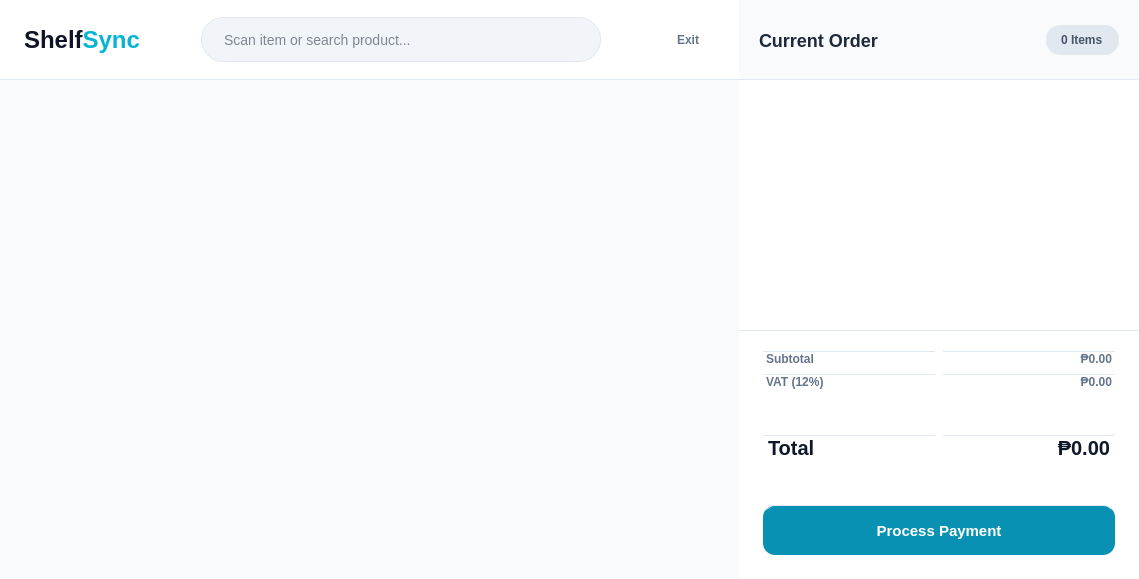
<?xml version="1.0" encoding="UTF-8"?>
<ui version="4.0">
 <class>CashierWindow</class>
 <widget class="QMainWindow" name="CashierWindow">
  <property name="geometry">
   <rect>
    <x>0</x>
    <y>0</y>
    <width>1139</width>
    <height>579</height>
   </rect>
  </property>
  <property name="styleSheet">
   <string notr="true">
    QMainWindow { background-color: #F8FAFC; }
    font-family: &quot;Segoe UI&quot;;
   </string>
  </property>
  <widget class="QWidget" name="centralwidget">
   <layout class="QHBoxLayout" name="horizontalLayout">
    <property name="spacing">
     <number>0</number>
    </property>
    <property name="leftMargin">
     <number>0</number>
    </property>
    <property name="topMargin">
     <number>0</number>
    </property>
    <property name="rightMargin">
     <number>0</number>
    </property>
    <property name="bottomMargin">
     <number>0</number>
    </property>
    <item>
     <widget class="QWidget" name="left_panel" native="true">
      <layout class="QVBoxLayout" name="verticalLayout_2">
       <property name="spacing">
        <number>0</number>
       </property>
       <property name="leftMargin">
        <number>0</number>
       </property>
       <property name="topMargin">
        <number>0</number>
       </property>
       <property name="rightMargin">
        <number>0</number>
       </property>
       <property name="bottomMargin">
        <number>0</number>
       </property>
       <item>
        <widget class="QFrame" name="header_frame">
         <property name="minimumSize">
          <size>
           <width>0</width>
           <height>80</height>
          </size>
         </property>
         <property name="styleSheet">
          <string notr="true">
            QFrame#header_frame {
                background-color: white;
                border-bottom: 1px solid #E2E8F0;
            }
          </string>
         </property>
         <layout class="QHBoxLayout" name="horizontalLayout_2">
          <property name="leftMargin">
           <number>24</number>
          </property>
          <property name="rightMargin">
           <number>24</number>
          </property>
          <item>
           <widget class="QLabel" name="lbl_logo">
            <property name="styleSheet">
             <string notr="true">font-size: 24px; font-weight: 800; color: #0F172A;</string>
            </property>
            <property name="text">
             <string>&lt;span style=&quot;color: #0F1428&quot;&gt;Shelf&lt;/span&gt;&lt;span style=&quot;color: #05B4D2;&quot;&gt;Sync&lt;/span&gt;</string>
            </property>
           </widget>
          </item>
          <item>
           <spacer name="hspacer1">
            <property name="orientation">
             <enum>Qt::Orientation::Horizontal</enum>
            </property>
            <property name="sizeHint" stdset="0">
             <size>
              <width>40</width>
              <height>20</height>
             </size>
            </property>
           </spacer>
          </item>
          <item>
           <widget class="QLineEdit" name="input_search">
            <property name="minimumSize">
             <size>
              <width>400</width>
              <height>45</height>
             </size>
            </property>
            <property name="styleSheet">
             <string notr="true">
              QLineEdit {
                background-color: #F1F5F9;
                border: 1px solid #E2E8F0;
                border-radius: 22px;
                padding-left: 20px;
                font-size: 14px;
                color: #0F172A;
              }
              QLineEdit:focus {
                border: 2px solid #06B6D4;
                background-color: white;
              }
             </string>
            </property>
            <property name="text">
             <string/>
            </property>
            <property name="placeholderText">
             <string>Scan item or search product...</string>
            </property>
           </widget>
          </item>
          <item>
           <spacer name="hspacer2">
            <property name="orientation">
             <enum>Qt::Orientation::Horizontal</enum>
            </property>
            <property name="sizeHint" stdset="0">
             <size>
              <width>40</width>
              <height>20</height>
             </size>
            </property>
           </spacer>
          </item>
          <item>
           <widget class="QPushButton" name="btn_logout">
            <property name="cursor">
             <cursorShape>PointingHandCursor</cursorShape>
            </property>
            <property name="styleSheet">
             <string notr="true">
              QPushButton {
                background-color: transparent;
                color: #64748B;
                font-weight: 600;
                border-radius: 8px;
                padding: 8px 16px;
              }
              QPushButton:hover {
                background-color: #FEF2F2;
                color: #DC2626;
              }
             </string>
            </property>
            <property name="text">
             <string>Exit</string>
            </property>
           </widget>
          </item>
         </layout>
        </widget>
       </item>
       <item>
        <widget class="QScrollArea" name="scrollArea_products">
         <property name="styleSheet">
          <string notr="true">
            QScrollArea { background-color: #F8FAFC; border: none; }
            QWidget#scrollContents { background-color: #F8FAFC; }
            QScrollBar:vertical {
                border: none; background: #F1F5F9; width: 10px; margin: 0px; border-radius: 5px;
            }
            QScrollBar::handle:vertical {
                background: #CBD5E1; min-height: 20px; border-radius: 5px;
            }
            QScrollBar::handle:vertical:hover { background: #94A3B8; }
            QScrollBar::add-line:vertical, QScrollBar::sub-line:vertical { height: 0px; }
            QScrollBar::add-page:vertical, QScrollBar::sub-page:vertical { background: none; }
          </string>
         </property>
         <property name="frameShape">
          <enum>QFrame::Shape::NoFrame</enum>
         </property>
         <property name="widgetResizable">
          <bool>true</bool>
         </property>
         <widget class="QWidget" name="scrollContents">
          <property name="geometry">
           <rect>
            <x>0</x>
            <y>0</y>
            <width>739</width>
            <height>499</height>
           </rect>
          </property>
          <layout class="QGridLayout" name="grid_products">
           <property name="leftMargin">
            <number>24</number>
           </property>
           <property name="topMargin">
            <number>24</number>
           </property>
           <property name="rightMargin">
            <number>24</number>
           </property>
           <property name="bottomMargin">
            <number>24</number>
           </property>
           <property name="spacing">
            <number>16</number>
           </property>
          </layout>
         </widget>
        </widget>
       </item>
      </layout>
     </widget>
    </item>
    <item>
     <widget class="QFrame" name="frame_cart">
      <property name="minimumSize">
       <size>
        <width>400</width>
        <height>0</height>
       </size>
      </property>
      <property name="maximumSize">
       <size>
        <width>400</width>
        <height>16777215</height>
       </size>
      </property>
      <property name="styleSheet">
       <string notr="true">
        QFrame#frame_cart {
            background-color: white;
            border-left: 1px solid #E2E8F0;
        }
       </string>
      </property>
      <layout class="QVBoxLayout" name="verticalLayout_3">
       <property name="spacing">
        <number>0</number>
       </property>
       <property name="leftMargin">
        <number>0</number>
       </property>
       <property name="topMargin">
        <number>0</number>
       </property>
       <property name="rightMargin">
        <number>0</number>
       </property>
       <property name="bottomMargin">
        <number>0</number>
       </property>
       <item>
        <widget class="QFrame" name="cart_header">
         <property name="minimumSize">
          <size>
           <width>0</width>
           <height>70</height>
          </size>
         </property>
         <property name="styleSheet">
          <string notr="true">
            background-color: #F8FAFC;
            border-bottom: 1px solid #E2E8F0;
          </string>
         </property>
         <layout class="QHBoxLayout" name="horizontalLayout_3">
          <property name="leftMargin">
           <number>20</number>
          </property>
          <property name="rightMargin">
           <number>20</number>
          </property>
          <item>
           <widget class="QLabel" name="lbl_cart_title">
            <property name="minimumSize">
             <size>
              <width>0</width>
              <height>62</height>
             </size>
            </property>
            <property name="styleSheet">
             <string notr="true">font-size: 18px; font-weight: 800; color: #1E293B; background: none;</string>
            </property>
            <property name="text">
             <string>Current Order</string>
            </property>
           </widget>
          </item>
          <item>
           <spacer name="hspacer3">
            <property name="orientation">
             <enum>Qt::Orientation::Horizontal</enum>
            </property>
            <property name="sizeHint" stdset="0">
             <size>
              <width>40</width>
              <height>20</height>
             </size>
            </property>
           </spacer>
          </item>
          <item>
           <widget class="QLabel" name="lbl_cart_count">
            <property name="maximumSize">
             <size>
              <width>16777215</width>
              <height>30</height>
             </size>
            </property>
            <property name="styleSheet">
             <string notr="true">
                background-color: #E2E8F0; color: #475569;
                font-weight: 700; border-radius: 14px; padding: 4px 12px; font-size: 12px;
             </string>
            </property>
            <property name="text">
             <string>0 Items</string>
            </property>
           </widget>
          </item>
         </layout>
        </widget>
       </item>
       <item>
        <widget class="QScrollArea" name="scrollArea_cart">
         <property name="styleSheet">
          <string notr="true">
            QScrollArea { background-color: white; border: none; }
            QWidget#scrollContents_cart { background-color: white; }
            QScrollBar:vertical {
                border: none; background: #F8FAFC; width: 8px; margin: 0px; border-radius: 4px;
            }
            QScrollBar::handle:vertical {
                background: #CBD5E1; min-height: 20px; border-radius: 4px;
            }
            QScrollBar::handle:vertical:hover { background: #94A3B8; }
            QScrollBar::add-line:vertical, QScrollBar::sub-line:vertical { height: 0px; }
            QScrollBar::add-page:vertical, QScrollBar::sub-page:vertical { background: none; }
          </string>
         </property>
         <property name="frameShape">
          <enum>QFrame::Shape::NoFrame</enum>
         </property>
         <property name="widgetResizable">
          <bool>true</bool>
         </property>
         <widget class="QWidget" name="scrollContents_cart">
          <property name="geometry">
           <rect>
            <x>0</x>
            <y>0</y>
            <width>400</width>
            <height>250</height>
           </rect>
          </property>
          <layout class="QVBoxLayout" name="layout_cart_items">
           <property name="spacing">
            <number>12</number>
           </property>
           <property name="leftMargin">
            <number>20</number>
           </property>
           <property name="topMargin">
            <number>20</number>
           </property>
           <property name="rightMargin">
            <number>20</number>
           </property>
           <property name="bottomMargin">
            <number>20</number>
           </property>
           <item>
            <spacer name="vspacer_cart">
             <property name="orientation">
              <enum>Qt::Orientation::Vertical</enum>
             </property>
             <property name="sizeHint" stdset="0">
              <size>
               <width>20</width>
               <height>40</height>
              </size>
             </property>
            </spacer>
           </item>
          </layout>
         </widget>
        </widget>
       </item>
       <item>
        <widget class="QFrame" name="cart_footer">
         <property name="styleSheet">
          <string notr="true">
            border-top: 1px solid #E2E8F0; background-color: white;
          </string>
         </property>
         <layout class="QVBoxLayout" name="verticalLayout_4">
          <property name="spacing">
           <number>8</number>
          </property>
          <property name="leftMargin">
           <number>24</number>
          </property>
          <property name="topMargin">
           <number>20</number>
          </property>
          <property name="rightMargin">
           <number>24</number>
          </property>
          <property name="bottomMargin">
           <number>24</number>
          </property>
          <item>
           <layout class="QHBoxLayout" name="hbox_sub">
            <item>
             <widget class="QLabel" name="l1">
              <property name="styleSheet">
               <string>color: #64748B; font-weight: 500;</string>
              </property>
              <property name="text">
               <string>Subtotal</string>
              </property>
             </widget>
            </item>
            <item>
             <widget class="QLabel" name="lbl_val_subtotal">
              <property name="styleSheet">
               <string>color: #64748B; font-weight: 600;</string>
              </property>
              <property name="text">
               <string>₱0.00</string>
              </property>
              <property name="alignment">
               <set>Qt::AlignmentFlag::AlignRight</set>
              </property>
             </widget>
            </item>
           </layout>
          </item>
          <item>
           <layout class="QHBoxLayout" name="hbox_vat">
            <item>
             <widget class="QLabel" name="l2">
              <property name="styleSheet">
               <string>color: #64748B; font-weight: 500;</string>
              </property>
              <property name="text">
               <string>VAT (12%)</string>
              </property>
             </widget>
            </item>
            <item>
             <widget class="QLabel" name="lbl_val_vat">
              <property name="styleSheet">
               <string>color: #64748B; font-weight: 600;</string>
              </property>
              <property name="text">
               <string>₱0.00</string>
              </property>
              <property name="alignment">
               <set>Qt::AlignmentFlag::AlignRight</set>
              </property>
             </widget>
            </item>
           </layout>
          </item>
          <item>
           <spacer name="s_total">
            <property name="orientation">
             <enum>Qt::Orientation::Vertical</enum>
            </property>
            <property name="sizeHint" stdset="0">
             <size>
              <width>20</width>
              <height>5</height>
             </size>
            </property>
           </spacer>
          </item>
          <item>
           <layout class="QHBoxLayout" name="hbox_total">
            <item>
             <widget class="QLabel" name="l3">
              <property name="styleSheet">
               <string>color: #0F172A; font-weight: 800; font-size: 20px;</string>
              </property>
              <property name="text">
               <string>Total</string>
              </property>
             </widget>
            </item>
            <item>
             <widget class="QLabel" name="lbl_val_total">
              <property name="styleSheet">
               <string>color: #0F172A; font-weight: 900; font-size: 20px;</string>
              </property>
              <property name="text">
               <string>₱0.00</string>
              </property>
              <property name="alignment">
               <set>Qt::AlignmentFlag::AlignRight</set>
              </property>
             </widget>
            </item>
           </layout>
          </item>
          <item>
           <spacer name="s_btn">
            <property name="orientation">
             <enum>Qt::Orientation::Vertical</enum>
            </property>
            <property name="sizeHint" stdset="0">
             <size>
              <width>20</width>
              <height>15</height>
             </size>
            </property>
           </spacer>
          </item>
          <item>
           <widget class="QPushButton" name="btn_checkout">
            <property name="minimumSize">
             <size>
              <width>0</width>
              <height>50</height>
             </size>
            </property>
            <property name="cursor">
             <cursorShape>PointingHandCursor</cursorShape>
            </property>
            <property name="styleSheet">
             <string notr="true">
              QPushButton {
                background-color: #0891B2; color: white;
                border-radius: 12px; font-weight: 800; font-size: 15px;
              }
              QPushButton:hover { background-color: #0E7490; }
              QPushButton:disabled { background-color: #E2E8F0; color: #94A3B8; }
             </string>
            </property>
            <property name="text">
             <string>Process Payment</string>
            </property>
           </widget>
          </item>
         </layout>
        </widget>
       </item>
      </layout>
     </widget>
    </item>
   </layout>
  </widget>
 </widget>
 <resources/>
 <connections/>
</ui>
